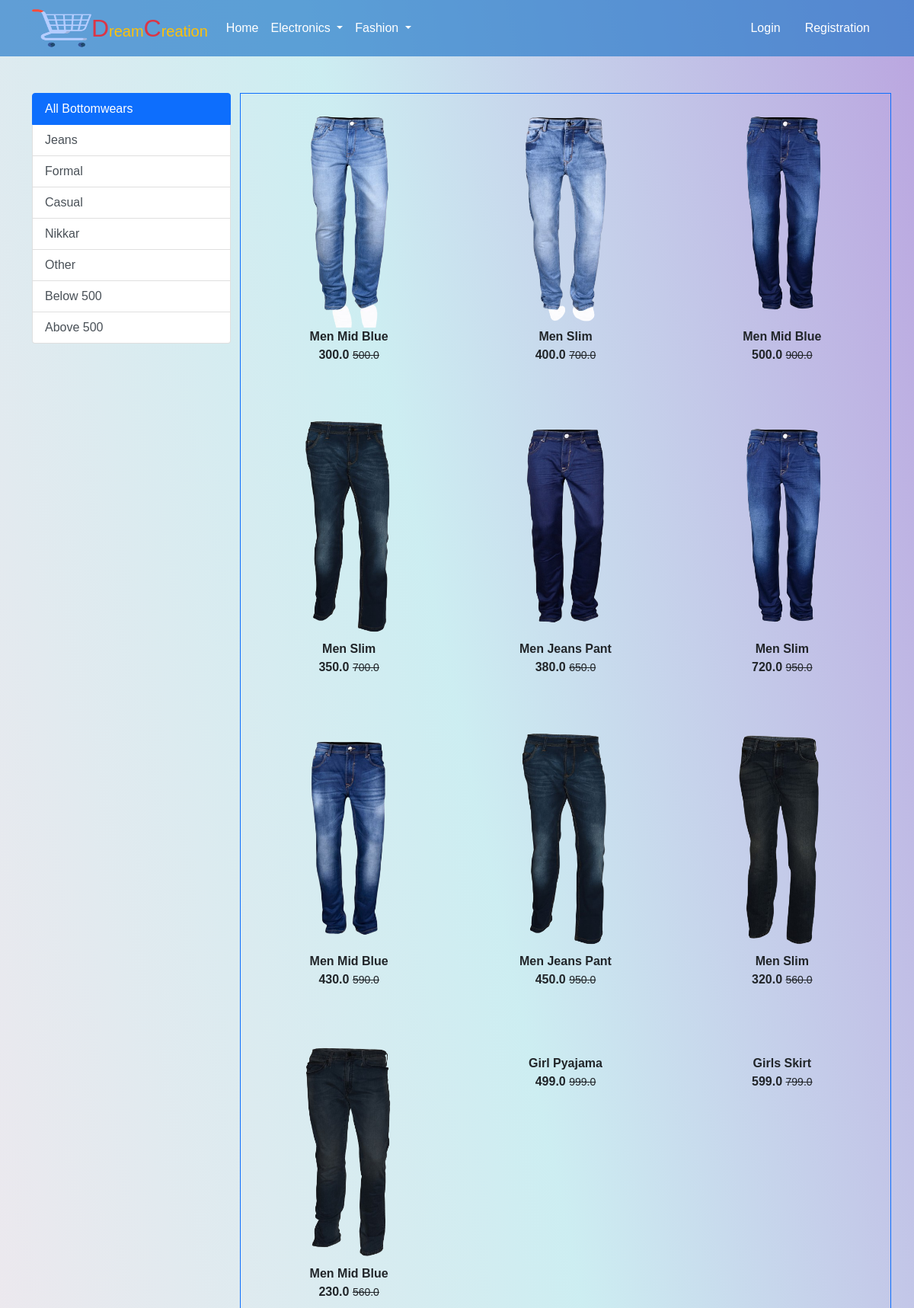
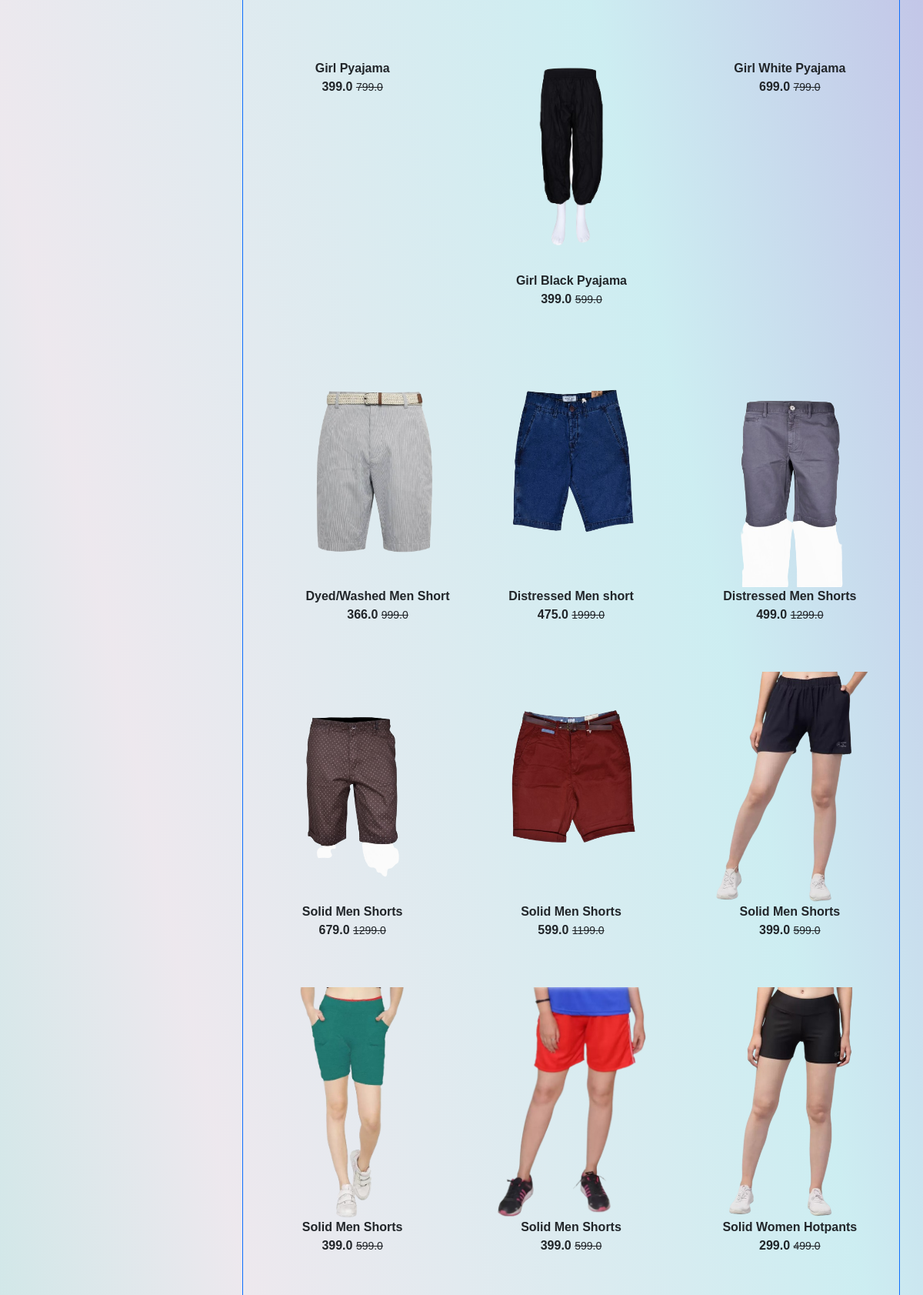
The app's page /bottomwear/ (upper part) with its own data (2 pictures, top to bottom).
### app/models.py (models this page shows, shortened)
class Product(models.Model):
    title=models.CharField(max_length=100)
    selling_price=models.FloatField()
    discounted_price=models.FloatField()
    description=models.TextField()
    brand=models.CharField(max_length=100)
    category=models.CharField(choices=CATEGORY_CHOICES,max_length=2)
    product_image=models.ImageField(upload_to='productimg')

### app/views.py (the view)
# urls.py: path('bottomwear/', views.bottomwear, name='bottomwear'),
def bottomwear(request, data=None):
    if data == None:
        bottomwears = Product.objects.filter(category='BW')
    elif data == 'Jeans' or data == 'Formal' or data == 'Casual' or data == 'Nikkar' or data == 'Other':
        bottomwears = Product.objects.filter(category='BW').filter(brand=data)
    elif data == 'Below':
        bottomwears = Product.objects.filter(
            category='BW').filter(discounted_price__lt=500)
    elif data == 'Above':
        bottomwears = Product.objects.filter(
            category='BW').filter(discounted_price__gt=500)
    return render(request, 'app/bottomwear.html', {'bottomwears': bottomwears})

### app/templates/app/bottomwear.html (shortened to what this page needs)
{% extends 'app/base.html' %}
{% load static %}
{% block main-content %}
<div class="container my-5">
    <div class="row">
        <div class="col-sm-3">
            <div class="list-group">
                <a href="{% url 'bottomwear' %}" class="list-group-item list-group-item-action {% if data is None %}active{% endif %}" aria-current="true">All Bottomwears</a>
                <a href="{% url 'bottomweardata' 'Jeans' %}" class="list-group-item list-group-item-action {% if data == 'Jeans' %}active{% endif %}" aria-current="true">Jeans</a>
                <a href="{% url 'bottomweardata' 'Formal' %}" class="list-group-item list-group-item-action {% if data == 'Formal' %}active{% endif %}" aria-current="true">Formal</a>
                <a href="{% url 'bottomweardata' 'Casual' %}" class="list-group-item list-group-item-action {% if data == 'Casual' %}active{% endif %}" aria-current="true">Casual</a>
                <a href="{% url 'bottomweardata' 'Nikkar' %}" class="list-group-item list-group-item-action {% if data == 'Nikkar' %}active{% endif %}" aria-current="true">Nikkar</a>
                <a href="{% url 'bottomweardata' 'Other' %}" class="list-group-item list-group-item-action {% if data == 'Other' %}active{% endif %}" aria-current="true">Other</a>
                <a href="{% url 'bottomweardata' 'Below' %}" class="list-group-item list-group-item-action {% if data == 'Below' %}active{% endif %}" aria-current="true">Below 500</a>
                <a href="{% url 'bottomweardata' 'Above' %}" class="list-group-item list-group-item-action {% if data == 'Above' %}active{% endif %}" aria-current="true">Above 500</a>
            </div>
        </div>
        <div class="col-sm-9 border border-primary">
            <div class="row ">
                {% for b in bottomwears %}
                <div class="col-sm-4 text-center mb-5 ">
                    <a href="{% url 'product-detail' b.id %}" class="btn">
                        <div class="item">
                            <img src="{{b.product_image.url}}" alt="" height="300" class="">
                            <div class="fw-bold">{{b.title}}</div>
                            <div class="fw-bold">{{b.discounted_price}} <small
                                    class="fw-light text-decoration-line-through">{{b.selling_price}}</small>
                            </div>
                        </div>
                    </a>
                </div>
                {% endfor %}
            </div>
        </div>
    </div>
</div>
{% endblock main-content %}

### app/static/app/css/style.css (style rules this page uses)
body { background: linear-gradient(to top right, #aae6e0,#e9e3ead0,#c0e9eecb,#a98fd8cc); }
* { margin: 0; padding: 0; box-sizing: border-box; font-family: 'Spartan', sans-serif; }

### records on screen
Product: product_image (picture), title "Men Mid Blue", discounted_price "300.0", selling_price "500.0"
Product: product_image (picture), title "Men Slim", discounted_price "400.0", selling_price "700.0"
Product: product_image (picture), title "Men Mid Blue", discounted_price "500.0", selling_price "900.0"
Product: product_image (picture), title "Men Slim", discounted_price "350.0", selling_price "700.0"
Product: product_image (picture), title "Men Jeans Pant", discounted_price "380.0", selling_price "650.0"
Product: product_image (picture), title "Men Slim", discounted_price "720.0", selling_price "950.0"
Product: product_image (picture), title "Men Mid Blue", discounted_price "430.0", selling_price "590.0"
Product: product_image (picture), title "Men Jeans Pant", discounted_price "450.0", selling_price "950.0"
Product: product_image (picture), title "Men Slim", discounted_price "320.0", selling_price "560.0"
Product: product_image (picture), title "Men Mid Blue", discounted_price "230.0", selling_price "560.0"
Product: title "Girl Pyajama", discounted_price "499.0", selling_price "999.0"
Product: title "Girls Skirt", discounted_price "599.0", selling_price "799.0"
Product: title "Girl Pyajama", discounted_price "399.0", selling_price "799.0"
Product: product_image (picture), title "Girl Black Pyajama", discounted_price "399.0", selling_price "599.0"
Product: title "Girl White Pyajama", discounted_price "699.0", selling_price "799.0"
Product: product_image (picture), title "Dyed/Washed Men Short", discounted_price "366.0", selling_price "999.0"
Product: product_image (picture), title "Distressed Men short", discounted_price "475.0", selling_price "1999.0"
Product: product_image (picture), title "Distressed Men Shorts", discounted_price "499.0", selling_price "1299.0"
Product: product_image (picture), title "Solid Men Shorts", discounted_price "679.0", selling_price "1299.0"
Product: product_image (picture), title "Solid Men Shorts", discounted_price "599.0", selling_price "1199.0"
Product: product_image (picture), title "Solid Men Shorts", discounted_price "399.0", selling_price "599.0"
Product: product_image (picture), title "Solid Men Shorts", discounted_price "399.0", selling_price "599.0"
Product: product_image (picture), title "Solid Men Shorts", discounted_price "399.0", selling_price "599.0"
Product: product_image (picture), title "Solid Women Hotpants", discounted_price "299.0", selling_price "499.0"
